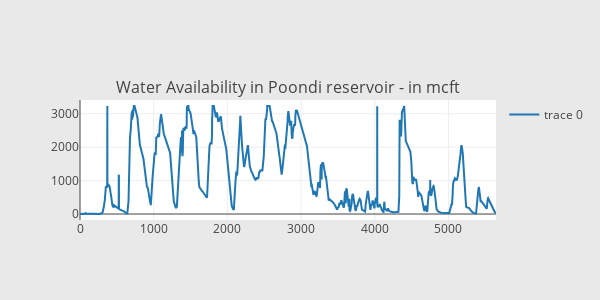

Here is the notebook cell this chart was saved with:
### Markdown cell above
let's plot the capacity of each resiorvior as a time series observation

### Code cell
color=sns.color_palette()
scatter_POONDI = go.Scatter(
        x=df.Date.index[::-1],
        y=df.POONDI.values[::-1],
        showlegend=True,
        marker=dict(
            color=color,
        ),
    )
subtitles = ["Water Availability in Poondi reservoir - in mcft"]

fig = tools.make_subplots(rows=1, cols=1, vertical_spacing=0.08,
                          subplot_titles=subtitles)
fig.append_trace(scatter_POONDI, 1, 1)
fig['layout'].update(height=300, width=600, paper_bgcolor='rgb(233,233,233)')
py.iplot(fig, filename='res-plots')

### Figure 1 — Plotly figure (JSON) as saved in the notebook; plotly's stock layout.template omitted (floating-point values rounded to 4 significant figures; data arrays with more than 128 entries replaced by an {"elided": "..."} marker saying what was removed)
{"data": [{"marker": {"color": [[0.1216, 0.4667, 0.7059], [1, 0.498, 0.0549], [0.1725, 0.6275, 0.1725], [0.8392, 0.1529, 0.1569], [0.5804, 0.4039, 0.7412], [0.549, 0.3373, 0.2941], [0.8902, 0.4667, 0.7608], [0.498, 0.498, 0.498], [0.7373, 0.7412, 0.1333], [0.0902, 0.7451, 0.8118]]}, "showlegend": true, "type": "scatter", "uid": "de792b98-4189-41e7-a2cc-af9b1bc2deab", "x": {"elided": "5647 int values"}, "xaxis": "x", "y": {"elided": "5647 float values"}, "yaxis": "y"}], "layout": {"annotations": [{"font": {"size": 16}, "showarrow": false, "text": "Water Availability in Poondi reservoir - in mcft", "x": 0.5, "xanchor": "center", "xref": "paper", "y": 1, "yanchor": "bottom", "yref": "paper"}], "height": 300, "paper_bgcolor": "rgb(233,233,233)", "width": 600, "xaxis": {"anchor": "y", "domain": [0, 1]}, "yaxis": {"anchor": "x", "domain": [0, 1]}}}
